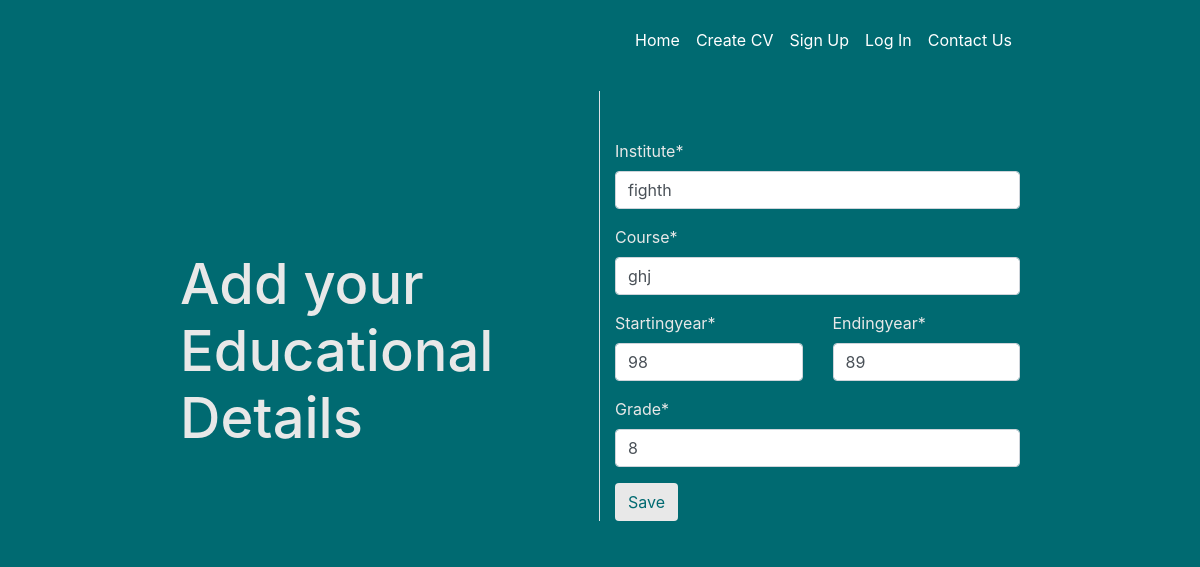
The app's page /addcv/updateeducation/56/23 with its own data.
### addcv/models.py (models this page shows, shortened)
class education(models.Model):
    added_by = models.ForeignKey(person,
        null=True, blank=True, on_delete=models.CASCADE)
    institute=models.CharField(max_length=40)
    startingyear=models.IntegerField()
    endingyear=models.IntegerField()
    grade=models.CharField(max_length=4)
    course=models.CharField(max_length=20)

### addcv/views.py (the view, shortened to what this page needs)
# urls.py: path('updateeducation/<int:person_id>/<int:edu_id>', views.updateeducation, name='updateeducation'),
def updateeducation(request,person_id,edu_id):
    edu = education.objects.get(id=edu_id)
    fm = educationform(instance=edu)
    return render(request, 'form/educational.html', {'form': fm})

### addcv/forms.py
class educationform(forms.ModelForm):
    class Meta:
        model = education
        fields='__all__'

### addcv/templates/form/educational.html (shortened to what this page needs)
{% extends 'seavs/base.html' %}
{% load crispy_forms_tags %}
{% block content %}
<div class="container-fluid sidetitle">
  <div class="row">
    <div class="col-6 border-right">
      <h1 class="subheading">Add your Educational Details</h1>
    </div>
    <div class="col-6">
      <form method="POST" >
          <div class="row" style="padding-top:3rem;">
            <div class="col-12" name="firstname">
              {{ form.institute|as_crispy_field }}
            </div>
            <div class="col-12">
              {{ form.course|as_crispy_field}}
            </div>
          </div>
          <div class="row">
            <div class="col-6">
              {{ form.startingyear|as_crispy_field }}
            </div>
            <div class="col-6">
              {{ form.endingyear|as_crispy_field }}
            </div>
            <div class="col-12">
              {{ form.grade|as_crispy_field }}
            </div>
          </div>
          <button type="submit" class="titlebutton btn btn-md">Save</button>
      </form>
    </div>
  </div>
</div>
{%endblock content %}

### seavs/static/seavs/main.css (style rules this page uses)
body { background-color: #006a71; margin-bottom: 20px; }
.container-fluid { padding: 1.5% 15%; align-content: left; }
.titlebutton { align-items: center; background-color: #e8e8e8; color: #006a71; opacity: 1; }
.sidetitle { background-color: #006a71; color: #e8e8e8; align-items: center; }
.subheading { background-color: #006a71; color: #e8e8e8; font-size: 3.5rem; padding-top: 10rem; padding-bottom: 1%; padding-right: 3rem; }

### records on screen
education: institute "fighth", course "ghj", startingyear "98", endingyear "89", grade "8"
